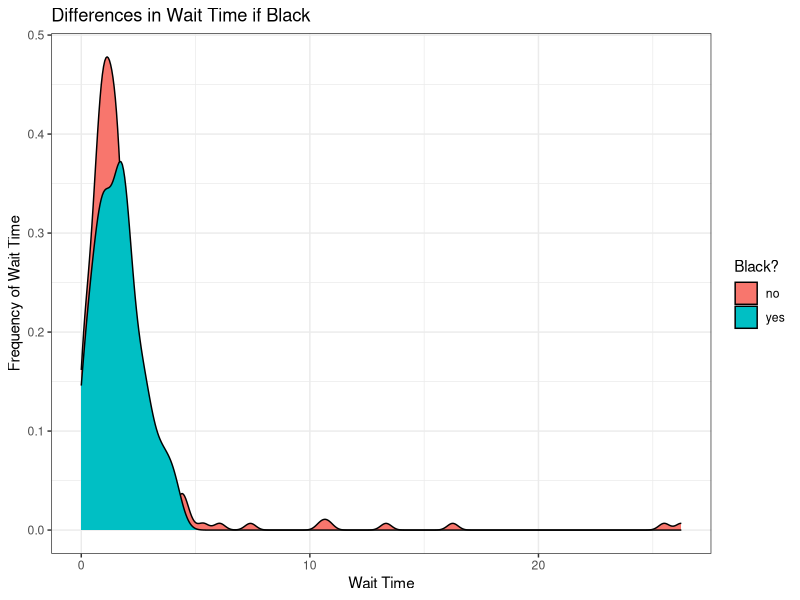
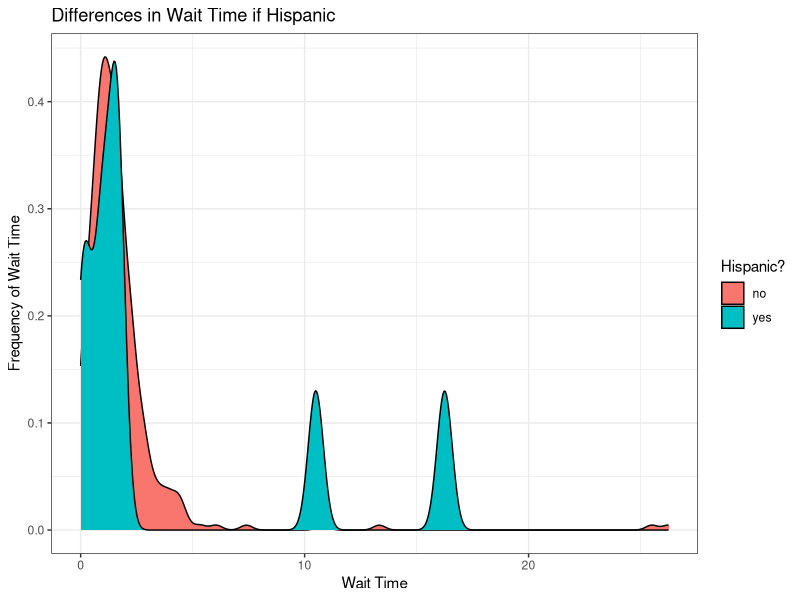
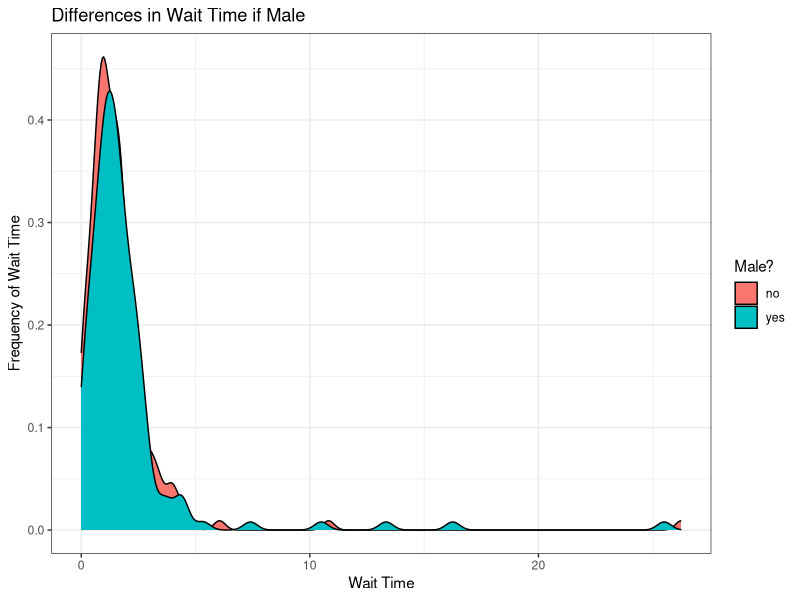
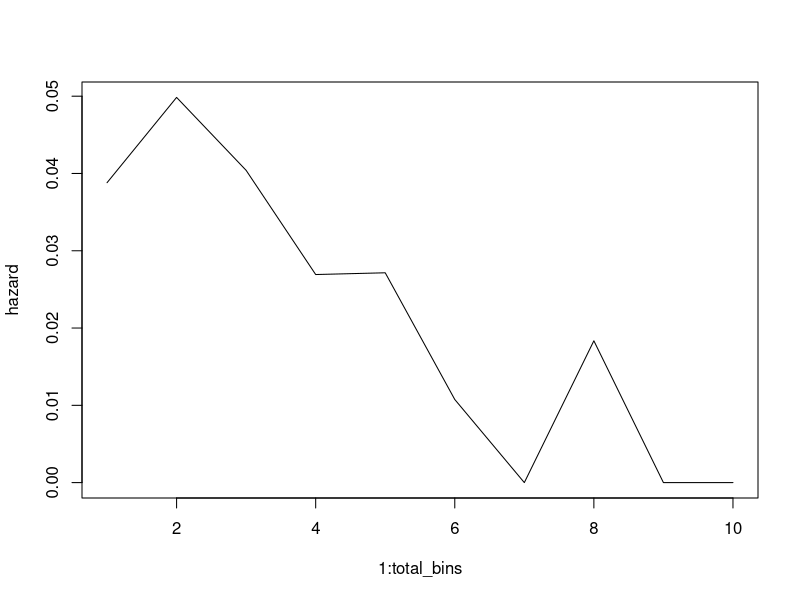
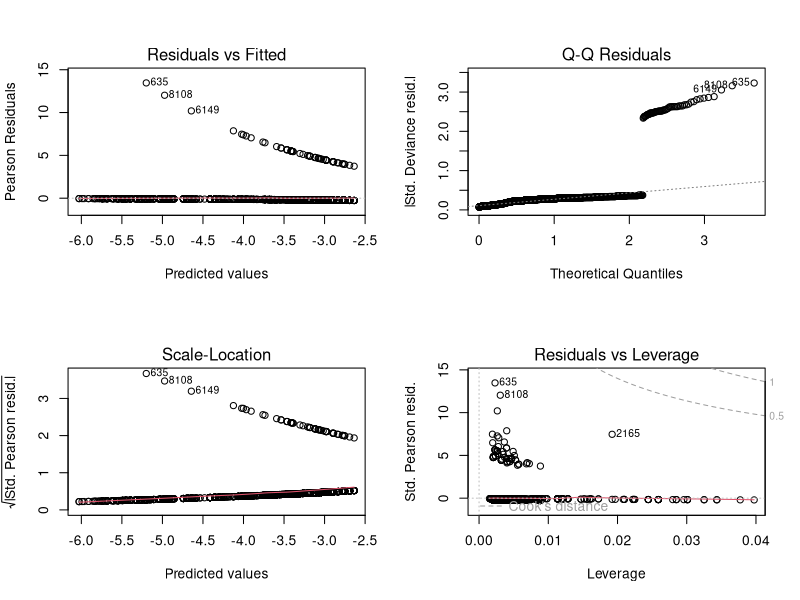

Write the R code that produced these figures, in order. (Note: this script raises an error after producing the figures.)
## ---- chunk 1
knitr::opts_chunk$set(fig.width=5, fig.height=3) 
library(dplyr)
library(magrittr)
library(knitr)
library(ggplot2)
## ---- chunk 2
kelly <- read.table("kellydat.txt", header = T)
kelly <- kelly %>% mutate(count_sn = sn1 + sn2*2 + sn3*3 + all4*4) %>% select(-c(sn1, sn2, sn3, all4))
## ---- chunk 3
#functions
kern_distribution <- function(x,knots = 4) {
  ### s: #controls how wide the kernels are, s should be half the distance between two knots 
  ### tau: decides where the breaks are based on the number of knots
  ###knots: number of splits/peaks in the data
  ##x and y are the data
  
  tau <- seq(min(x), max(x), length.out = knots)
  s <- diff(tau)[1]/2
  X <- matrix(0, nrow=length(x),ncol=knots)
  for(i in 1:knots) {
    X[,i] <- x * dnorm(x, tau[i], s)
  }
  return(X)
}
## ---- chunk 4

## ---- chunk 5

ggplot(kelly, aes(nctdel, group = factor(black), fill = factor(black,labels=c("no", "yes"))),alpha=0.5, adjust=2) + geom_density() + theme_bw() + xlab("Wait Time") + ylab("Frequency of Wait Time") + labs(fill = "Black?") + ggtitle("Differences in Wait Time if Black")
## ---- chunk 6
ggplot(kelly, aes(nctdel, group = factor(hisp), fill = factor(hisp,labels=c("no", "yes"))),alpha=0.5, adjust=2) + geom_density() + theme_bw() + xlab("Wait Time") + ylab("Frequency of Wait Time") + labs(fill = "Hispanic?") + ggtitle("Differences in Wait Time if Hispanic")
## ---- chunk 7
ggplot(kelly, aes(nctdel, group = factor(male), fill = factor(male,labels=c("no", "yes"))),alpha=0.5, adjust=2) + geom_density() + theme_bw() + xlab("Wait Time") + ylab("Frequency of Wait Time") + labs(fill = "Male?") + ggtitle("Differences in Wait Time if Male")
## ---- chunk 8
# set up the kernels
#bin <- cut(kelly$nctdel, c(-Inf,seq(0,26,.3),Inf))
quants <- quantile(kelly$nctdel, probs = seq(0,1,length.out = 10))
bin <- cut(kelly$nctdel, c(-1,quants))
levels(bin) <- seq(1:nlevels(bin))
## ---- chunk 9
# instantiate data
times <- as.numeric(bin)
total_bins <- max(times)
censored <- kelly$fail
charac <- kelly %>% select(-c(nctdel, fail))
# example transformation
# transformation function

transformation <- function(time, censored, total_bins) {
  y <- rep(0,time)
  if(!censored) {
    y[time] <- 1
  }
  
  # if you are doing kernel regression then you will calculate X differently here (using the kernels)
  X <- array(0, dim=c(time, total_bins))
  diag(X) <- 1
  
  return(data.frame(y,X))
}
# apply the transformation to the data set
d <- transformation(times[1], censored[1], total_bins)
for(i in 2:length(times)) {
  d <- rbind(d, transformation(times[i], censored[i], total_bins))
}
# fit a model
m <- glm(y ~ 0 + ., data=d, family="binomial")
summary(m)

beta <- coef(m)
hazard <- exp(beta)/(1+exp(beta))
plot(1:total_bins, hazard, type='l')
# this is pretty ugly. Let's smooth it out with kernel regression.
# set up the kernels
kernels <- 4
tau <- seq(from=1, to=total_bins, length.out = kernels)
sigma <- (tau[2]-tau[1])/2
# we're going to pre-calculate a bunch of kernel weights
# each row is one bin, the columns are the kernel weights for that bin
kernel.weights <- matrix(dnorm(rep(1:80,kernels),rep(tau,each=80),sigma), ncol=kernels)
# now we'll create a new transform function
kernel.transformation <- function(time, censored, other_cov, total_bins) {
  y <- rep(0,time)
  if(!censored) {
    y[time] <- 1
  }
  
  # X has kernel weights instead of the bin indicators that it had before
  X <- array(kernel.weights[1:time,],dim=c(time,kernels))
  X <- cbind(X, other_cov)
  
  return(data.frame(y,X))
}

d2 <- NULL
d2 <- kernel.transformation(times[1], censored[1], charac[1,],total_bins)
for(i in 2:length(times)) {
  d2 <- rbind(d2, kernel.transformation(times[i], censored[i], charac[i,], total_bins))
}

# fit a model
m2 <- glm(y ~ 0 + ., data=d2, family="binomial")
summary(m2)

## ---- chunk 10
par(mfrow = c(2,2))
plot(m2)
## ---- chunk 11
X.test <- kelly %>% select(male, black, hisp, count_sn)

X.test <- data.frame(cbind(kern_distribution(kelly$nctdel), X.test))


kern.pred <- round(predict.glm(m2, newdata = data.frame(X.test), type = 'response'))
m = mean(kern.pred != kelly$fail)
## ---- chunk 12
##select rows in 
hazard.logodds <- predict(m2, newdata = data.frame(d2))


###change to assess different survival functions

length(total_bins)
hazard <- exp(hazard.logodds)/(1+exp(hazard.logodds))
plot(1:total_bins, hazard, type='l')
# you can choose different numbers of kernels or even use un-evenly spaced kernels to capture more detail early on where you have more data.
